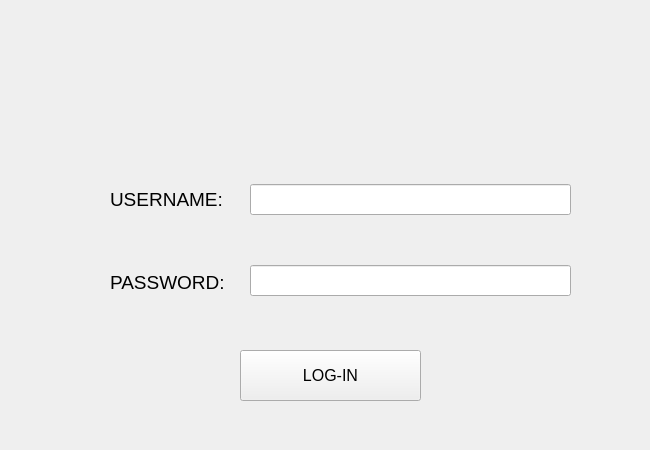
<?xml version="1.0" encoding="UTF-8"?>
<ui version="4.0">
 <class>admin_log</class>
 <widget class="QMainWindow" name="admin_log">
  <property name="geometry">
   <rect>
    <x>0</x>
    <y>0</y>
    <width>650</width>
    <height>450</height>
   </rect>
  </property>
  <property name="minimumSize">
   <size>
    <width>650</width>
    <height>450</height>
   </size>
  </property>
  <property name="maximumSize">
   <size>
    <width>650</width>
    <height>450</height>
   </size>
  </property>
  <property name="windowTitle">
   <string>Admin Login</string>
  </property>
  <widget class="QWidget" name="centralwidget">
   <widget class="QWidget" name="verticalLayoutWidget">
    <property name="geometry">
     <rect>
      <x>250</x>
      <y>140</y>
      <width>321</width>
      <height>201</height>
     </rect>
    </property>
    <layout class="QVBoxLayout" name="verticalLayout">
     <item>
      <widget class="QLineEdit" name="sys_username">
       <property name="font">
        <font>
         <pointsize>14</pointsize>
        </font>
       </property>
       <property name="maxLength">
        <number>50</number>
       </property>
      </widget>
     </item>
     <item>
      <widget class="QLineEdit" name="sys_pass">
       <property name="font">
        <font>
         <pointsize>14</pointsize>
        </font>
       </property>
       <property name="maxLength">
        <number>50</number>
       </property>
       <property name="echoMode">
        <enum>QLineEdit::Password</enum>
       </property>
      </widget>
     </item>
    </layout>
   </widget>
   <widget class="QWidget" name="verticalLayoutWidget_2">
    <property name="geometry">
     <rect>
      <x>110</x>
      <y>160</y>
      <width>131</width>
      <height>161</height>
     </rect>
    </property>
    <layout class="QVBoxLayout" name="verticalLayout_2">
     <item>
      <widget class="QLabel" name="label">
       <property name="font">
        <font>
         <pointsize>14</pointsize>
        </font>
       </property>
       <property name="text">
        <string>USERNAME:</string>
       </property>
      </widget>
     </item>
     <item>
      <widget class="QLabel" name="label_2">
       <property name="font">
        <font>
         <pointsize>14</pointsize>
        </font>
       </property>
       <property name="text">
        <string>PASSWORD:</string>
       </property>
      </widget>
     </item>
    </layout>
   </widget>
   <widget class="QPushButton" name="sys_log">
    <property name="geometry">
     <rect>
      <x>240</x>
      <y>350</y>
      <width>181</width>
      <height>51</height>
     </rect>
    </property>
    <property name="font">
     <font>
      <pointsize>12</pointsize>
     </font>
    </property>
    <property name="text">
     <string>LOG-IN</string>
    </property>
   </widget>
  </widget>
 </widget>
 <resources/>
 <connections/>
</ui>
